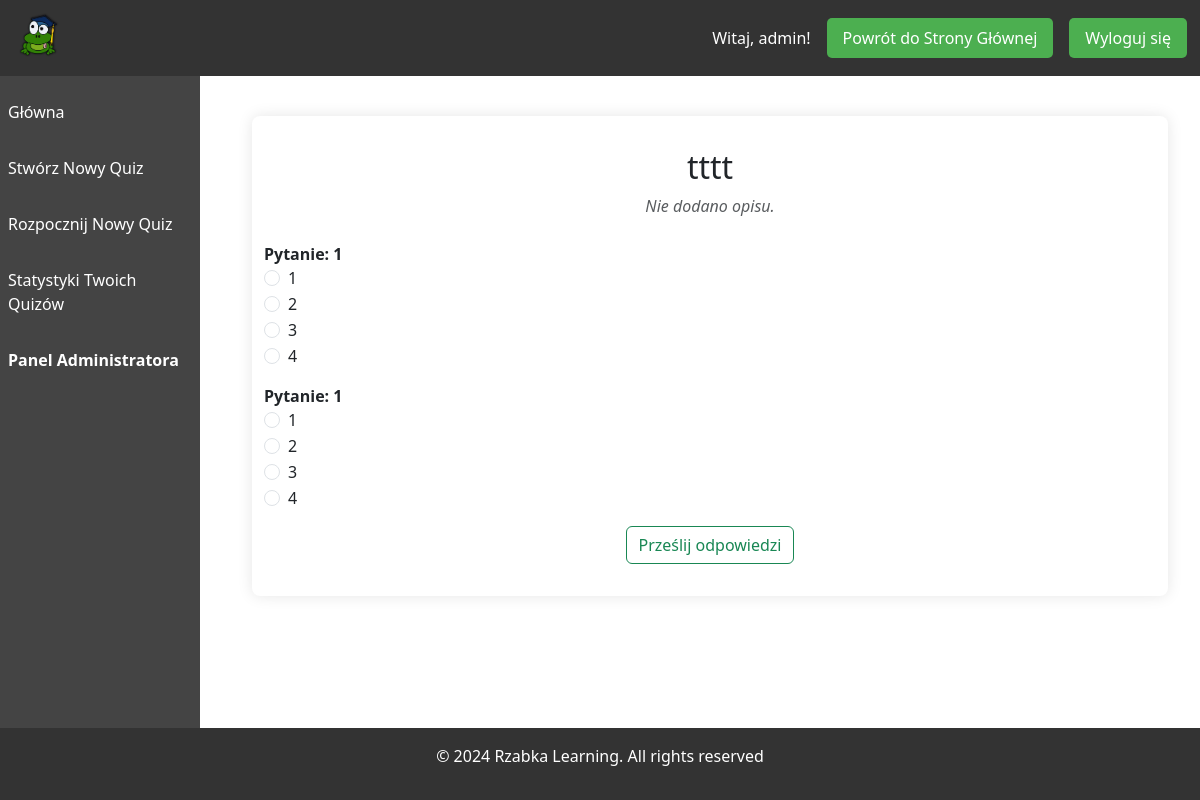
Screenshot of /attend/62/ (signed in) with the database file from the repository.
### quizAPP/models.py (models this page shows, shortened)
class Quiz(models.Model):
    title = models.CharField(max_length=200)
    description = models.TextField(blank=True, null=True)
    created_by = models.ForeignKey(User, on_delete=models.PROTECT, related_name='quizzes')

class Question(models.Model):
    quiz = models.ForeignKey(Quiz, related_name='questions', on_delete=models.CASCADE)
    question_text = models.CharField(max_length=500)
    answer1 = models.CharField(max_length=200)
    answer2 = models.CharField(max_length=200)
    answer3 = models.CharField(max_length=200)
    answer4 = models.CharField(max_length=200)
    correct_answer = models.IntegerField()      #choice from 1 to 4

### testsAPP/views.py (the view)
# urls.py: path('<int:quiz_id>/', views.attend_quiz, name='attend_quiz'),
def attend_quiz(request, quiz_id):
    quiz = get_object_or_404(Quiz, id=quiz_id)
    return render(request, 'test/attendquiz.html', {'quiz': quiz})

### templates/test/attendquiz.html (shortened to what this page needs)
{% extends "quiz_base.html" %}
{% block content %}
<div class="container mt-4">
    <h2 class="text-center">{{ quiz.title }}</h2>
    <p class="text-muted text-center"><i>{{ quiz.description }}</i></p>
    <form action="{% url 'results' %}" method="post" class="mt-4">
        {% for question in quiz.questions.all %}
        <div class="mb-3">
            <strong>Pytanie: {{ question.question_text }}</strong>
            <div class="form-check">
                <input class="form-check-input" type="radio" id="answer1-{{ question.id }}" name="question{{ question.id }}" value="1">
                <label class="form-check-label" for="answer1-{{ question.id }}">{{ question.answer1 }}</label>
            </div>
            <div class="form-check">
                <input class="form-check-input" type="radio" id="answer2-{{ question.id }}" name="question{{ question.id }}" value="2">
                <label class="form-check-label" for="answer2-{{ question.id }}">{{ question.answer2 }}</label>
            </div>
            <div class="form-check">
                <input class="form-check-input" type="radio" id="answer3-{{ question.id }}" name="question{{ question.id }}" value="3">
                <label class="form-check-label" for="answer3-{{ question.id }}">{{ question.answer3 }}</label>
            </div>
            <div class="form-check">
                <input class="form-check-input" type="radio" id="answer4-{{ question.id }}" name="question{{ question.id }}" value="4">
                <label class="form-check-label" for="answer4-{{ question.id }}">{{ question.answer4 }}</label>
            </div>
        </div>
        {% endfor %}
        <div class="text-center">
            <button type="submit" class="btn btn-outline-success">Prześlij odpowiedzi</button>
        </div>
    </form>
</div>
{% endblock %}

### templates/quiz_base.html (shortened to what this page needs)
{% load static %}
<!DOCTYPE html>
<html lang="pl">
    <head>
        <link rel="stylesheet" href="{% static 'css/login.css' %}">
        <link href="https://cdn.jsdelivr.net/npm/bootstrap@5.3.3/dist/css/bootstrap.min.css" rel="stylesheet">
    </head>
    <body>
        <header style="padding: 13px">
            <div class="logo">
                <a href="{% url 'mainpage' %}">
                    <img src="{% static 'img/logo.png' %}" alt="Logo Rzabka">
                </a>
            </div>
            <div class="login">
                {% if user.is_authenticated %}
                    <span id="username-display">Witaj, {{ user.get_username }}!</span>
                    <a href="{% url 'mainpage' %}" id="logout-link">Powrót do Strony Głównej</a>
                    <a href="{% url 'logout' %}" id="logout-link">Wyloguj się</a>
                {% else %}
                    <span id="username-display">Jesteś niezalogowany.</span>
                    <a href="{% url 'mainpage' %}" id="logout-link">Powrót do Strony Głównej</a>
                {% endif %}
            </div>
        </header>
        <nav>
            <ul>
                {% if user.is_authenticated %}
                    <li><a href="{% url 'quizlist' %}">Główna</a></li>
                    <li><a href="{% url 'quizwizard' %}">Stwórz Nowy Quiz</a></li>
                    <li><a href="{% url 'testlist' %}">Rozpocznij Nowy Quiz</a></li>
                    <li><a href="{% url 'stats' %}">Statystyki Twoich Quizów</a></li>
                    <li><a href="{% url 'admin:index' %}"><b>Panel Administratora</b></a></li>
                {% else %}
                    <li><a href="{% url 'mainpage' %}">Strona Główna</a></li>
                {% endif %}
            </ul>
        </nav>
        <main>
            {% if user.is_authenticated %}
                {% block content %}{% endblock %}
            {% endif %}
        </main>
        <footer id="footer">
            <p>&copy; 2024 Rzabka Learning. All rights reserved</p>
        </footer>
    </body>
</html>

### static/css/login.css (style rules this page uses)
* { margin: 0; padding: 0; box-sizing: border-box; }
body { font-family: 'Segoe UI', Tahoma, Geneva, Verdana, sans-serif; background-color: #f4f4f4; padding-top: 60px; display: flex; flex-direction: column; min-height: 100vh; }
.container { background-color: #fff; padding: 2em; border-radius: 8px; box-shadow: 0 0 15px rgba(0, 0, 0, 0.1); max-width: 800px; margin: 2em auto; }
header { display: flex; justify-content: space-between; align-items: center; background-color: #333; color: #fff; padding: 13px; position: fixed; top: 0; width: 100%; z-index: 1000; }
header .logo img { height: 50px; }
header .login { display: flex; align-items: center; }
header .login a { color: #fff; text-decoration: none; background-color: #4CAF50; padding: 0.5em 1em; border-radius: 5px; margin-left: 1em; }
nav { width: 200px; position: fixed; top: 60px; left: 0; background-color: #444; height: 100%; padding-top: 1em; }
nav ul { list-style: none; padding: 0; }
nav ul li { margin: 1em 0; }
nav ul li a { color: #fff; text-decoration: none; padding: 0.5em; display: block; }
main { flex: 1; margin-left: 220px; padding: 2em; }
form button { padding: 0.7em 1.5em; border: none; border-radius: 5px; background-color: #4CAF50; color: #fff; font-size: 1em; cursor: pointer; }
footer { background-color: #333; color: #fff; text-align: center; padding: 1em; position: relative !important; bottom: 0; width: 100%; margin-top: auto; }

### rows the page displays
Quiz: title "tttt", description "Nie dodano opisu."
Question: question_text "1", answer1 "1", answer2 "2", answer3 "3", answer4 "4"
Question: question_text "1", answer1 "1", answer2 "2", answer3 "3", answer4 "4"

### other values shown
{{ user.get_username }} "admin"
